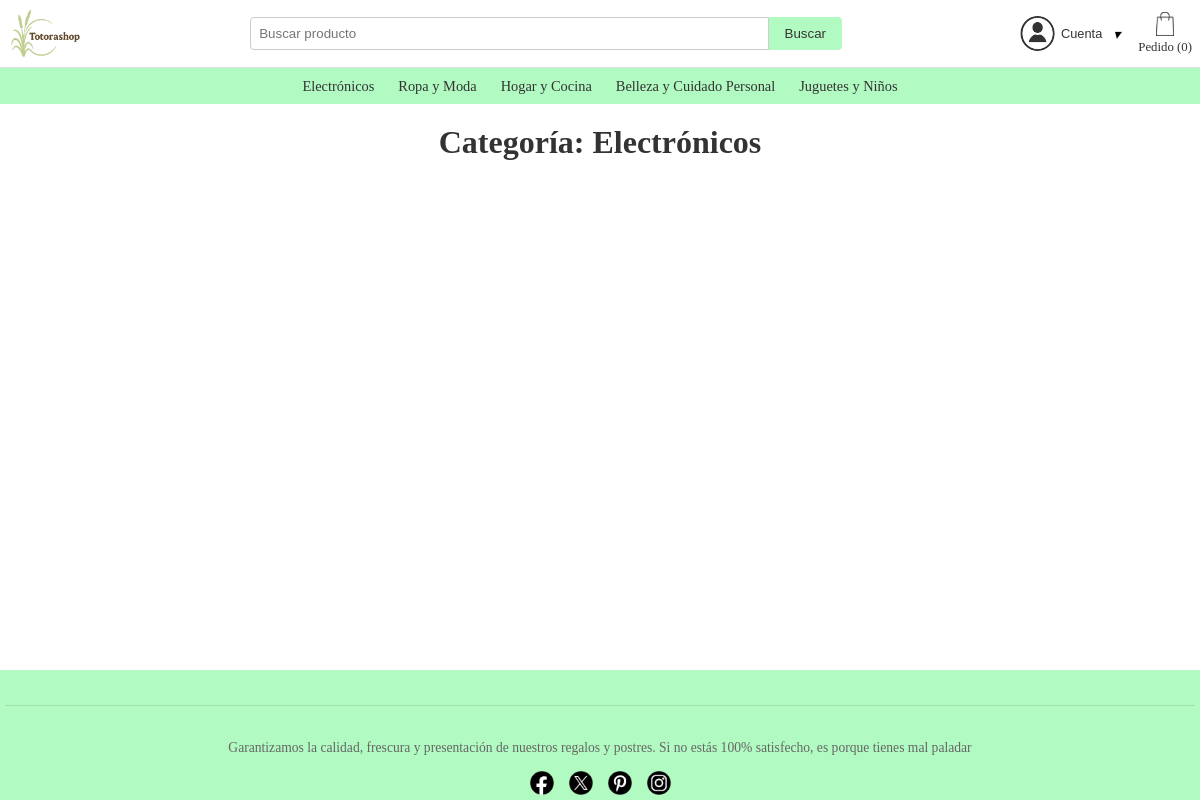
Page /pages/categoria.php?nombre=Electrónicos on the committed database.
### tables this page shows
CREATE TABLE `categoria` (
  `id_catgria` int(11) NOT NULL,
  `nombre` varchar(80) NOT NULL,
  `descripcion` varchar(150) DEFAULT NULL
);

### pages/categoria.php (the view, shortened to what this page needs)
<?php
include '../include/db_connect.php';
include '../include/header.php';
$nombre = $_GET['nombre'];
$catQuery = $conn->prepare("SELECT id_catgria, nombre FROM categoria WHERE nombre = ? LIMIT 1");
$catQuery->bind_param("s", $nombre);
$catQuery->execute();
$catResult = $catQuery->get_result();
$categoria = $catResult->fetch_assoc();
?>
<head>
    <link rel="stylesheet" href="../assets/css/productos.css">
    <link rel="stylesheet" href="../assets/css/modal.css">
</head>
<main>
    <h2 class="titulo-princ">
        Categoría: <?php echo htmlspecialchars($categoria['nombre']); ?>
    </h2>
</main>
<?php include '../include/footer.php'; ?>

### include/header.php (shortened to what this page needs)
<?php
include 'db_connect.php';
$sql = "SELECT id_catgria, nombre FROM categoria";
$result = $conn->query($sql);
?>
<header>
    <link rel="stylesheet" href="../assets/css/header.css">
    <div class="header-top">
        <div class="logo">
            <a href="../pages/productos.php">
                <img src="../assets/img/logoTotorashop.png" alt="Totorashop">
            </a>
        </div>
        <div class="search-bar">
            <input type="text" placeholder="Buscar producto">
            <button>Buscar</button>
        </div>
        <div class="user-actions">
            <div class="user-dropdown">
        <button class="user-btn">
            <img src="../assets/img/sign_in.jpg" alt="User">
            <span>
                <?php echo isset($_SESSION['id_cliente']) ? $_SESSION['nombre'] : "Cuenta"; ?>
            </span>
            <i class="arrow">&#9662;</i>
        </button>
    </div>
            <a href="../pages/pedido.php" class="pedido">
                <img src="../assets/img/pedidos.jpg" alt="pedidos">
                <?php
                $pedidoCount = 0;
                ?>
                <span>Pedido (<span id="pedido-count"><?= $pedidoCount ?></span>)</span>
            </a>
        </div>
    </div>
    <nav class="header-middle">
        <?php while($row = $result->fetch_assoc()): ?>
        <a href="categoria.php?nombre=<?php echo $row['nombre']; ?>"><?php echo htmlspecialchars($row['nombre']); ?></a>
        <?php endwhile; ?>
    </nav>
</header>

### assets/css/header.css (style rules this page uses)
main { flex: 1; }
.header-top { display: flex; justify-content: space-between; align-items: center; padding: 0.5rem; background-color: #fff; border-bottom: 1px solid #e0e0e0; position: relative; }
.logo img { height: 3.1rem; width: auto; }
.search-bar { flex-grow: 1; margin: 0 2rem; display: flex; justify-content: center; transition: all 0.3s ease; }
.search-bar input { width: 60%; padding: 0.5rem; border: 1px solid #ccc; border-radius: 4px 0 0 4px; outline: none; }
.search-bar button { padding: 0.5rem 1rem; background-color: #b1fac1; color: rgb(53, 53, 53); border: none; border-radius: 0 4px 4px 0; cursor: pointer; }
.user-actions { display: flex; gap: 0.5rem; align-items: center; }
.user-actions a { text-decoration: none; display: flex; flex-direction: column; align-items: center; gap: 0.2rem; }
.user-actions img { height: 24px; width: auto; }
.user-actions span { font-size: 0.8rem; color: #333; }
.user-actions .pedido { display: flex; flex-direction: column; align-items: center; gap: 0.2rem; }
.header-middle { background-color: #b1fac1; padding: 0.6rem 1rem; display: flex; justify-content: center; gap: 1.5rem; }
.header-middle a { color: #333; text-decoration: none; font-size: 0.9rem; }
.user-dropdown { position: relative; display: inline-block; }
.user-btn { background: transparent; border: none; display: flex; align-items: center; gap: 6px; cursor: pointer; padding: 8px 10px; border-radius: 6px; }
.user-btn img { width: 35px; height: 35px; border-radius: 50%; }
.user-btn .arrow { font-size: 14px; margin-left: 5px; }

### assets/css/productos.css (style rules this page uses)
.titulo-princ { text-align: center; font-size: 2rem; font-weight: bold; margin: 20px 0; color: #333; }

### rows in the picture
categoria: nombre "Electrónicos"
categoria: nombre "Ropa y Moda"
categoria: nombre "Hogar y Cocina"
categoria: nombre "Belleza y Cuidado Personal"
categoria: nombre "Juguetes y Niños"

### other values in the picture
$pedidoCount "0"
